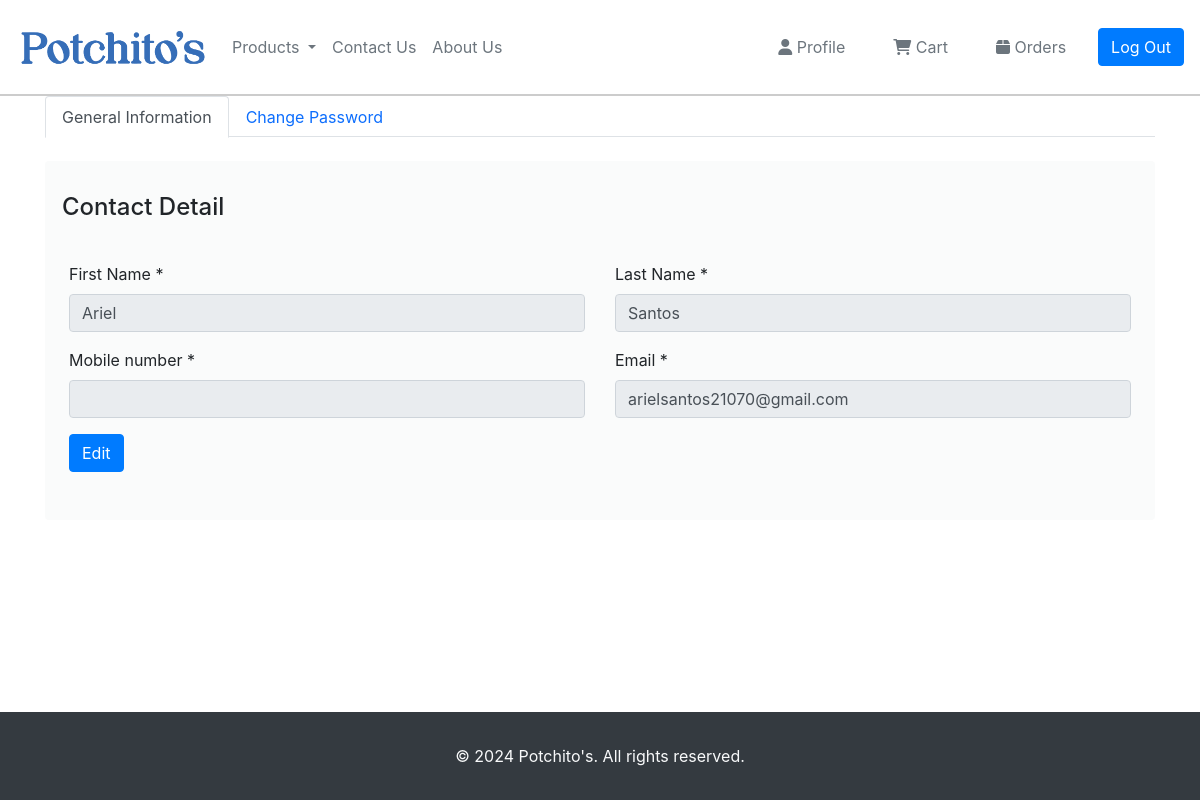
The page /public/pages/user-profile.php (signed in) on the database as committed earlier.
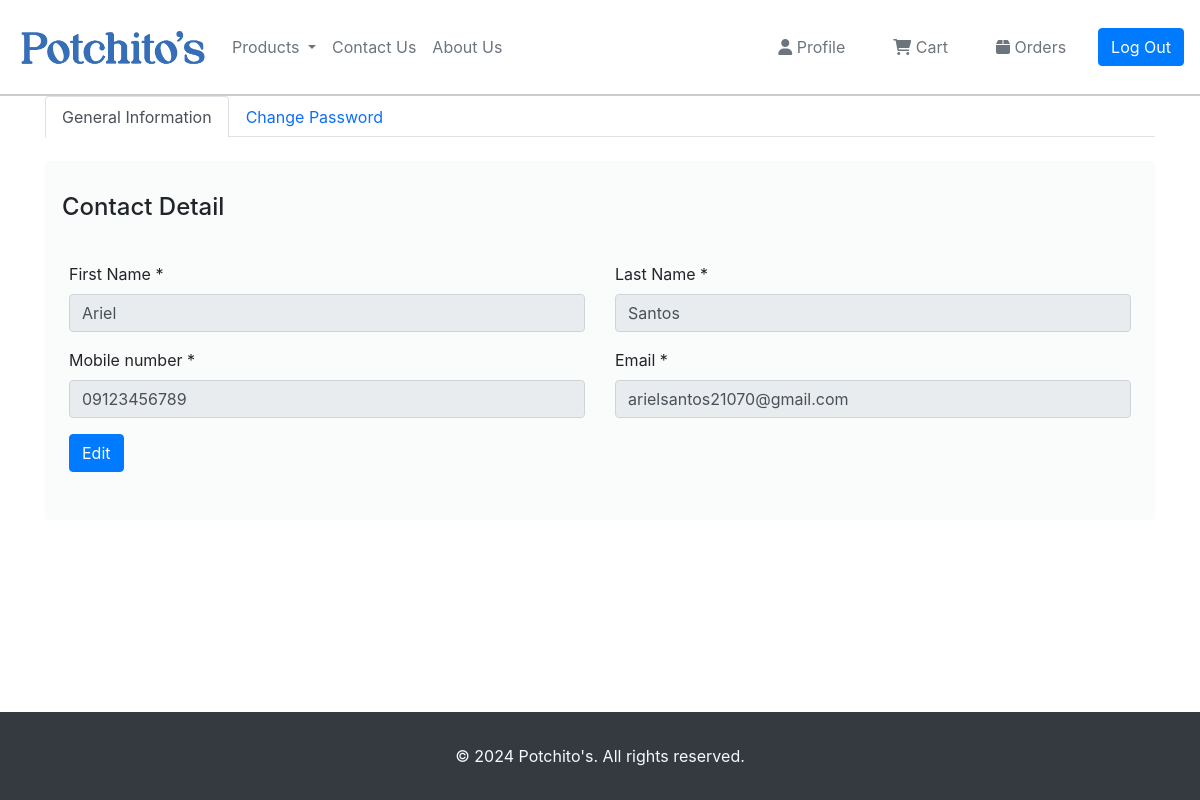
The same page on the database as committed later.
### tables this page shows
CREATE TABLE `users` (
  `uID` int(11) NOT NULL,
  `uFName` varchar(50) NOT NULL,
  `uLName` varchar(50) NOT NULL,
  `uType` int(11) NOT NULL DEFAULT 1,
  `uEmail` varchar(50) NOT NULL,
  `uPass` varchar(250) NOT NULL,
  `uPhone` varchar(11) DEFAULT NULL,
  `uAddrProvince` varchar(50) NOT NULL,
  `uAddrCity` varchar(50) NOT NULL,
  `uAddrTown` varchar(50) NOT NULL,
  `uAddrStreet` varchar(50) NOT NULL,
  `uAddrHouseNum` varchar(50) NOT NULL
);

### public/pages/user-profile.php (the view, shortened to what this page needs)
<?php
    require('../../controller/db_model.php');
    $stmt = $conn->prepare("SELECT * FROM users WHERE uID = :uID LIMIT 1");
    $stmt->execute(['uID' => $_SESSION['userID']]);
    $user = $stmt->fetch(PDO::FETCH_ASSOC);
    ?>
<!DOCTYPE html>
<html lang="en">
<head>
    <link href="https://cdn.jsdelivr.net/npm/bootstrap@5.0.2/dist/css/bootstrap.min.css" rel="stylesheet">
</head>
<body>
    <?php include 'layout/header.php'; ?>
    <div class="container">
        <div class="row">
            <div class="col-12">
                <ul class="nav nav-tabs mb-4" id="myTab" role="tablist">
                    <li class="nav-item" role="presentation">
                        <button class="nav-link active" id="general-info-tab" data-bs-toggle="tab" data-bs-target="#general-info" type="button" role="tab" aria-controls="general-info" aria-selected="true">General Information</button>
                    </li>
                    <li class="nav-item" role="presentation">
                        <button class="nav-link" id="change-password-tab" data-bs-toggle="tab" data-bs-target="#change-password" type="button" role="tab" aria-controls="change-password" aria-selected="false">Change Password</button>
                    </li>
                </ul>
                <div class="tab-content" id="myTabContent">
                    <div class="tab-pane fade show active" id="general-info" role="tabpanel" aria-labelledby="general-info-tab">
                        <div class="bg-secondary-soft px-4 py-5 rounded">
                            <form action="user-profile.php" method="post" class="row g-3">
                                <h4 class="mb-4 mt-0">Contact Detail</h4>
                                <div class="col-md-6">
                                    <label class="form-label">First Name *</label>
                                    <input name="newFName" type="text" class="form-control" value="<?= $user['uFName']?>" readonly>
                                </div>
                                <div class="col-md-6">
                                    <label class="form-label">Last Name *</label>
                                    <input name="newLName" type="text" class="form-control" value="<?= $user['uLName']?>" readonly>
                                </div>
                                <div class="col-md-6">
                                    <label class="form-label">Mobile number *</label>
                                    <input name="newPhone" type="text" class="form-control" value="<?= $user['uPhone']?>" readonly>
                                </div>
                                <div class="col-md-6">
                                    <label for="inputEmail4" class="form-label">Email *</label>
                                    <input name="newEmail" type="email" class="form-control" id="inputEmail4" value="<?= $user['uEmail']?>" readonly>
                                </div>
                            </form>
                            <?php
                                $stmt = $conn->prepare("SELECT * FROM transactions WHERE uID = ? AND tPayStatus > 0 AND tPayStatus < 6");
                                $stmt->execute([$_SESSION['userID']]);
                                $existsOngoing = (bool) $stmt->fetch(PDO::FETCH_ASSOC);
                            ?>
                            <?php if ($existsOngoing){ ?>
                                <small class="text-danger">You have ongoing orders, please cancel them or wait for them to be completed before changing your account details.</>
                            <?php }else{ ?>
                                <button class="btn btn-primary edit-btn mt-3">Edit</button>
                            <?php } ?>
                        </div>
                    </div>
                    </div>
                </div>
            </div>
        </div>
	<?php include 'layout/footer.php'; ?>
</body>
</html>

Rows that differ between the two databases and show on the page:
changed users "Ariel": newPhone (not shown) → "09123456789"
